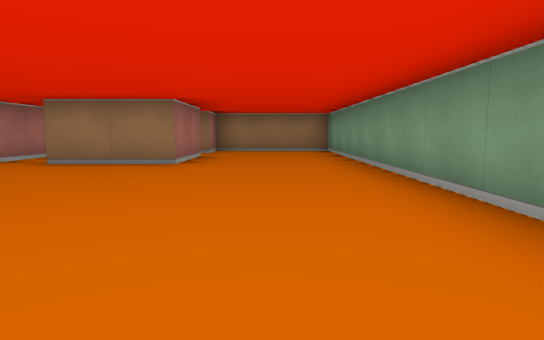
view 1 (above)

12 first-person views from a walk through a cub3D level. The camera is about half as high as the walls, tilts 6° down and sees 75° across. The floor is counted in squares. Each view is taken from the middle of a square. On the plan, view 1 faces up. The plan holds only what a view shows up to about 9 squares ahead; the rest is blank.

view 2
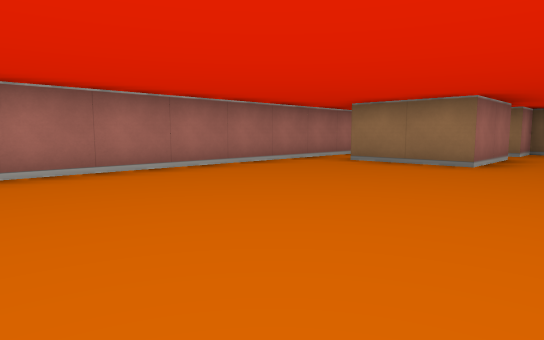

view 3
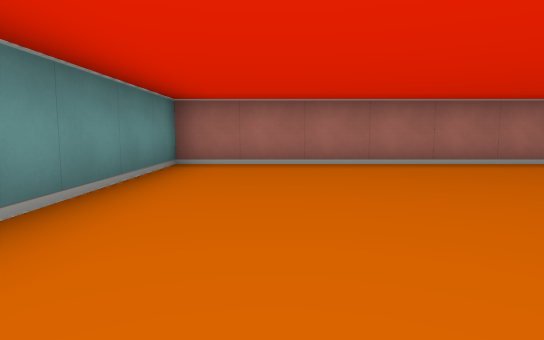

view 4
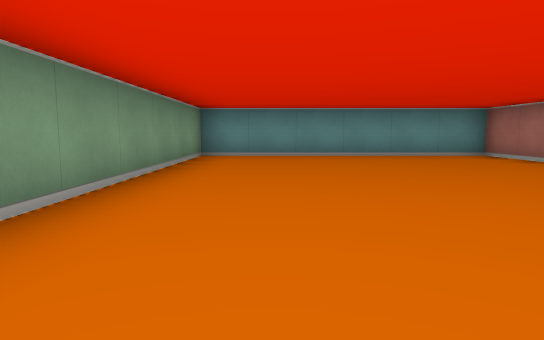

view 5
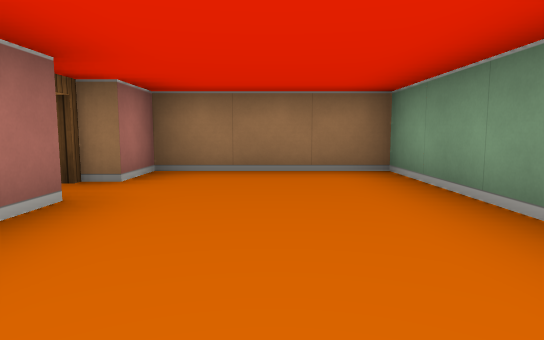

view 6
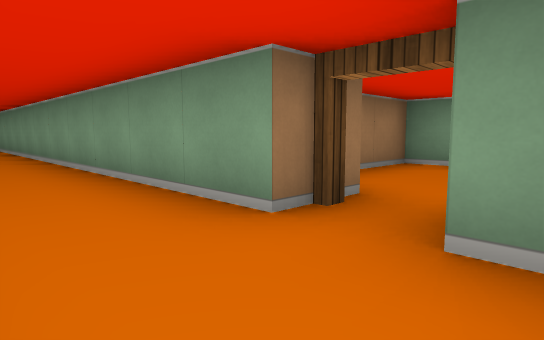

view 7
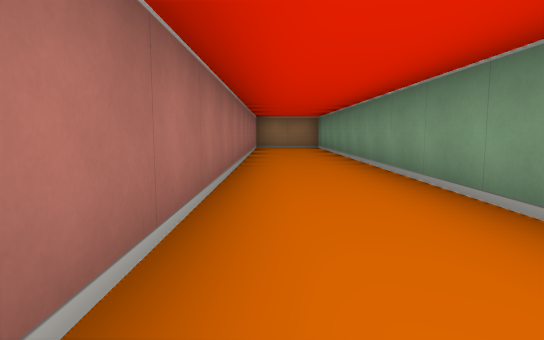

view 8
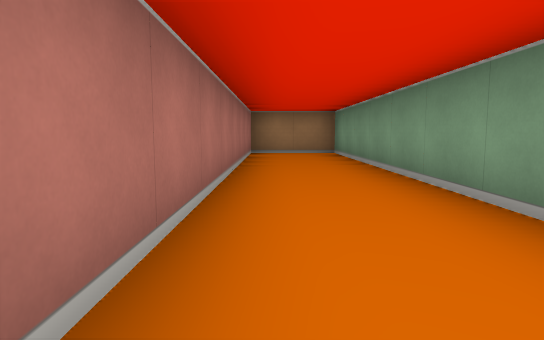

view 9
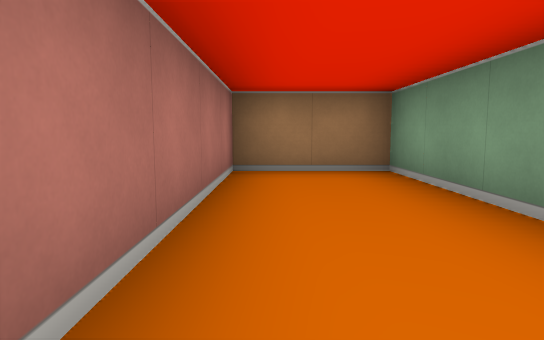

view 10
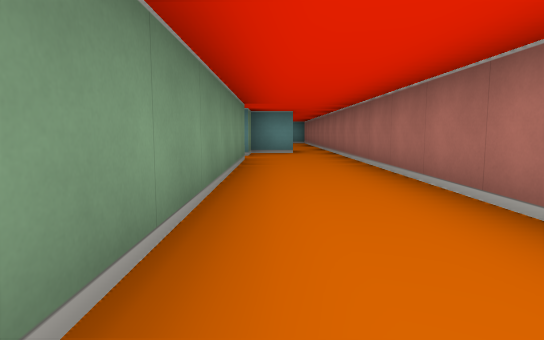

view 11
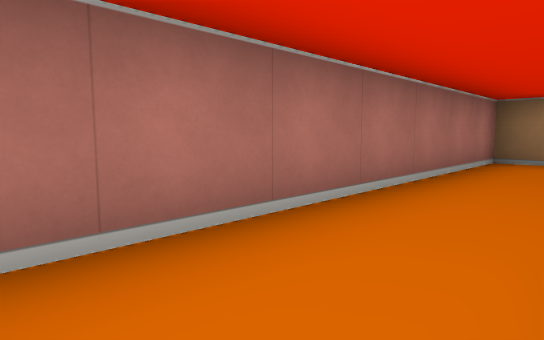

view 12
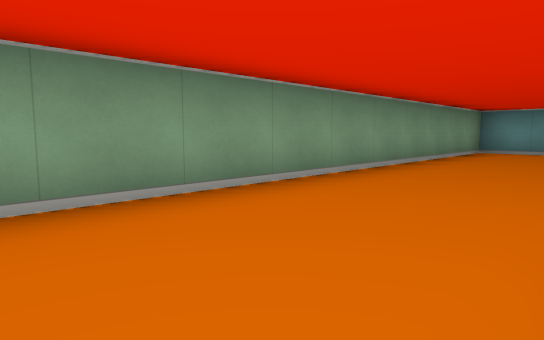

### Floor plan
Points are (right, up) in squares from view 1. A wall is a line through its corners. A room is listed if a view was taken in it or the views show most of it. See-through windows are left out.
Room 1 (views 1, 2, 3, 4, 5, 12)
walls: (-1.5, 7.5) (-1.5, 5.5) (-3.5, 5.5); (-4.5, 6.5) (-4.5, -1.5) (1.5, -1.5) (1.5, 9.5) (-1.5, 9.5) (-1.5, 8.5)
ways out: opening at (-4, 7) to room 2; open door at (-2, 8) to room 2
Room 2 (views 6, 7, 8, 9, 10, 11)
walls: (-2.5, 8.5) (-2.5, 19.5) (-4.5, 19.5) (-4.5, 6.5); (-3.5, 6.5) (-2.5, 6.5) (-2.5, 7.5)
ways out: opening at (-4, 7) to room 1; open door at (-2, 8) to room 1

Where each view was taken, in squares from view 1:
view 1: 0 up, 0 right, facing up
view 2: 0 up, 0 right, facing up-left
view 3: 0 up, 1 right, facing left
view 4: 6 up, 0 right, facing down
view 5: 5 up, 0 right, facing up
view 6: 7 up, 4 left, facing up-right
view 7: 8 up, 4 left, facing up
view 8: 11 up, 4 left, facing up
view 9: 15 up, 4 left, facing up
view 10: 15 up, 3 left, facing down
view 11: 13 up, 3 left, facing up-left
view 12: 8 up, 1 left, facing down-right
